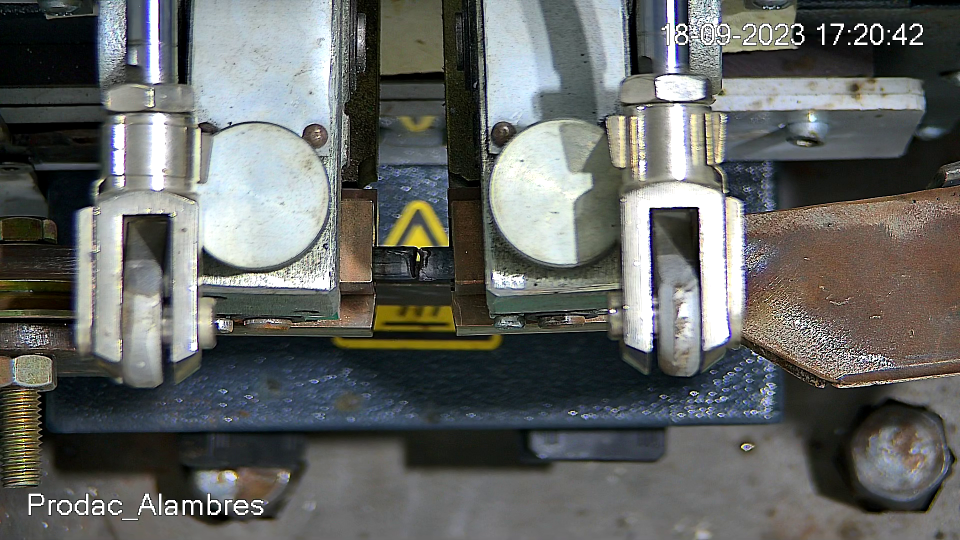
#> input picture img_test/frame52.png, 1920 x 1080 px (shown at 1/2 size)
$ python -i ImgProcessing.py   (imports and definitions only)   (older library calls are emulated)
#> lines starting #> are read from the running program, lines starting #| are printed output that depends on the picture; after the words box and inside, x2 and y2 are one past the last pixel; in counts of white or black regions, pixels touching at a corner belong together
#> further down, picture is the input picture: shape (1080, 1920, 3); mean B, G, R 99.3, 101.7, 99.4
import cv2
import numpy as np

# Functions:
# - Detecting distance between 2 steel bar borders
# - Grinding quality control
# - Obstacle machine area free detector

def measure_welding(img):
    # Cut layer
    # x1, y1, x2, y2 = 725, 450, 1000, 650
    x1, y1, x2, y2 = 775, 450, 960, 650
    img = img[y1:y2, x1:x2]
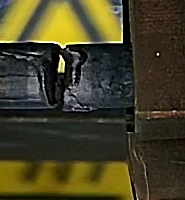
#> img: shape (200, 185, 3); mean of channels 0, 1, 2 37.3, 64.2, 68.7; drawn as B, G, R
    img = cv2.resize(img, (500, 400), interpolation=cv2.INTER_AREA)
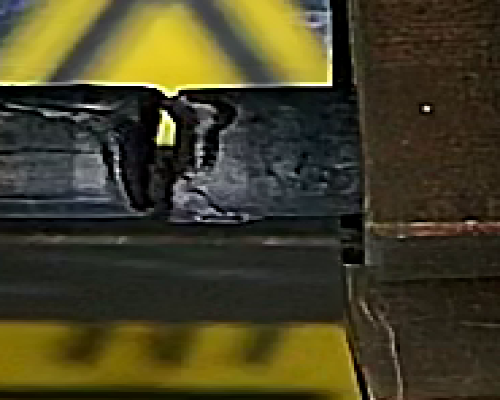
#> img: shape (400, 500, 3); mean of channels 0, 1, 2 37.3, 64.2, 68.7; drawn as B, G, R
    # Gray scale layer
    img_ori = img.copy()
    img = cv2.cvtColor(img, cv2.COLOR_BGR2GRAY)
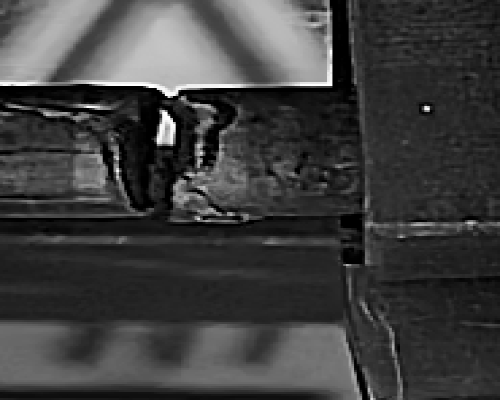
#> img: shape (400, 500); min 0, max 255, mean 62.4
    img_h, img_w = img.shape
#> img_h = 400; img_w = 500
    # print(img_h, img_w)
    # Blur layer
    img_blur = cv2.GaussianBlur(img, (5,5), sigmaX=0, sigmaY=0)
    # Sobel mask
    sobelx = cv2.Sobel(src=img_blur, ddepth=cv2.CV_64F, dx=1, dy=0, ksize=5) # Sobel Edge Detection on the X axis
    sobely = cv2.Sobel(src=img_blur, ddepth=cv2.CV_64F, dx=0, dy=1, ksize=5) # Sobel Edge Detection on the Y axis
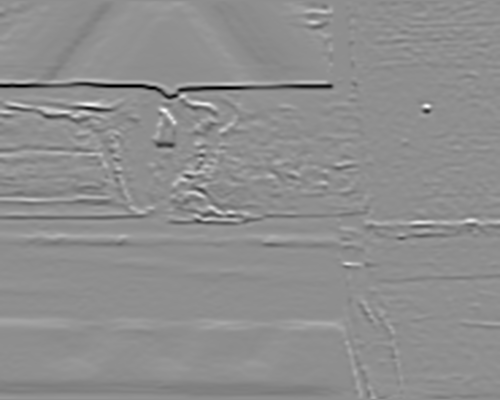
#> sobely: shape (400, 500) float64; min -8835, max 6943, mean -19.4; drawn with min black and max white
    # False edge detector -> No apply in this case
    edge_map = np.hypot(sobelx, sobely)
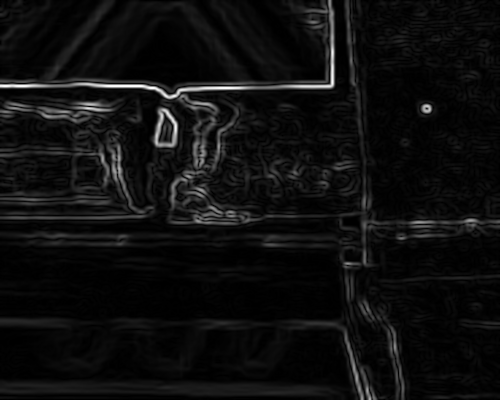
#> edge_map: shape (400, 500) float64; min 0, max 8835.1, mean 511.1; drawn with min black and max white
    edge_map = edge_map / edge_map.max() * 255
    # angle_map = np.arctan2(sobely, sobelx)
    # nms_edge_map = non_maximum_suppression(edge_map, angle_map)
    # Canny detector aplication
    edges = cv2.Canny(image=np.uint8(edge_map), threshold1=180, threshold2=500, L2gradient=False)
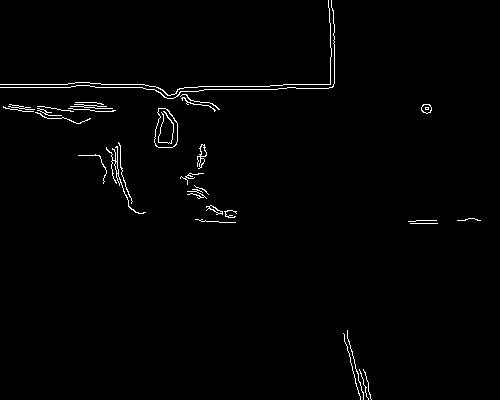
#> edges: shape (400, 500); 1.3% white in thin lines or dots
    # Morphological closing operation to close the borders of the detected edges
    kernel_size = 5
    kernel = np.ones((kernel_size, kernel_size), np.uint8)
    closed_edges = cv2.morphologyEx(edges, cv2.MORPH_CLOSE, kernel)
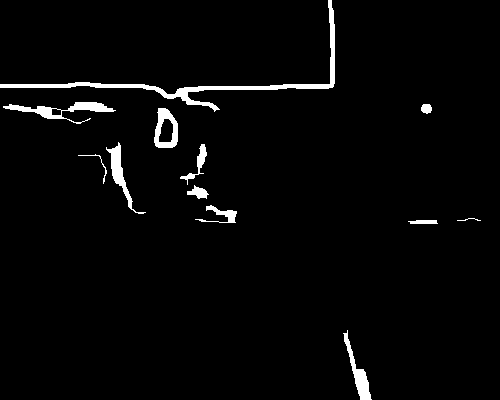
#> closed_edges: shape (400, 500); 2.7% white; 12 white regions
    # Get contours
    contours, _ = cv2.findContours(closed_edges, cv2.RETR_EXTERNAL, cv2.CHAIN_APPROX_SIMPLE)
#> contours = 12 contours, 2 with area under 20; largest, box (x1, y1, x2, y2) and area: (0, 0, 335, 112) 1620, (154, 108, 178, 148) 720, (3, 102, 116, 124) 637, (343, 330, 372, 400) 466, (106, 142, 146, 214) 460
    obj = []
    for contour in contours:
        x, y, w, h = cv2.boundingRect(contour)
        # Size area discriminator
        if w*h > 200*300: # without resize 80*60
            obj.append([x,y,w,h])
            cv2.rectangle(img_ori, (x, y), (x+w, y+h), (255, 0, 255), 1)
#> this loop made 12 passes
#> (x, y, w, h) on passes 1 to 12: (343, 330, 29, 70), (408, 220, 30, 4), (457, 218, 24, 3), (195, 205, 42, 18), (187, 185, 22, 14), (78, 154, 29, 30), (180, 144, 27, 41), (106, 142, 40, 72), (154, 108, 24, 40), (421, 104, 11, 10), (3, 102, 113, 22), (0, 0, 335, 112)
#> after the loop, obj = []
    # print(obj)

    if len(obj) == 2:
        color1 = (255, 255, 0)
        color2 = (0, 255, 0)
        font = cv2.FONT_HERSHEY_SIMPLEX
        # Sort the objects
        if obj[0][0] < obj[1][0]:
            o1 = obj[0][0] + obj[0][2]
            o2 = obj[1][0]
        else:
            o1 = obj[1][0] + obj[1][2]
            o2 = obj[0][0]
        # Line limits
        img_ori = cv2.line(img_ori, (o1, 0), (o1, img_h-1), color=color1, thickness=1)
        img_ori = cv2.line(img_ori, (o2, 0), (o2, img_h-1), color=color2, thickness=1)
        # Draw arrows
        img_ori = cv2.arrowedLine(img_ori, (0, int(img_h/2) - 20), (int(o1), int(img_h/2) - 20), color=color1, thickness=1)
        img_ori = cv2.arrowedLine(img_ori, (int(img_w), int(img_h/2) - 20), (int(o2), int(img_h/2) - 20), color=color2, thickness=1)
        # Distances -> convert to mm
        dx1 = obj[0][2]
        dx2 = obj[1][2]
        dist = o2 - o1
        # Text
        t1 = f'dx1: {dx1}'
        t2 = f'dx2: {dx2}'
        t3 = f'Dist: {dist}'
        img_ori = cv2.putText(img_ori, t1, (int(img_w/4), int(img_h/2) + 20), font, 0.4, color1, 1, cv2.LINE_AA)
        img_ori = cv2.putText(img_ori, t2, (int(3*img_w/5), int(img_h/2) + 20), font, 0.4, color2, 1, cv2.LINE_AA)
        img_ori = cv2.putText(img_ori, t3, (int(img_w/2) + 30, int(img_h/2) - 40), font, 0.4, (255,0, 255), 1, cv2.LINE_AA)

        return img_ori, dist, dx1, dx2
    else:
        print("Low accuracy")
        return img_ori, None, None, None

>>> import cv2
>>> picture = cv2.imread('img_test/frame52.png')
>>> result = measure_welding(picture)

$ run again, on img_test/img_5.png
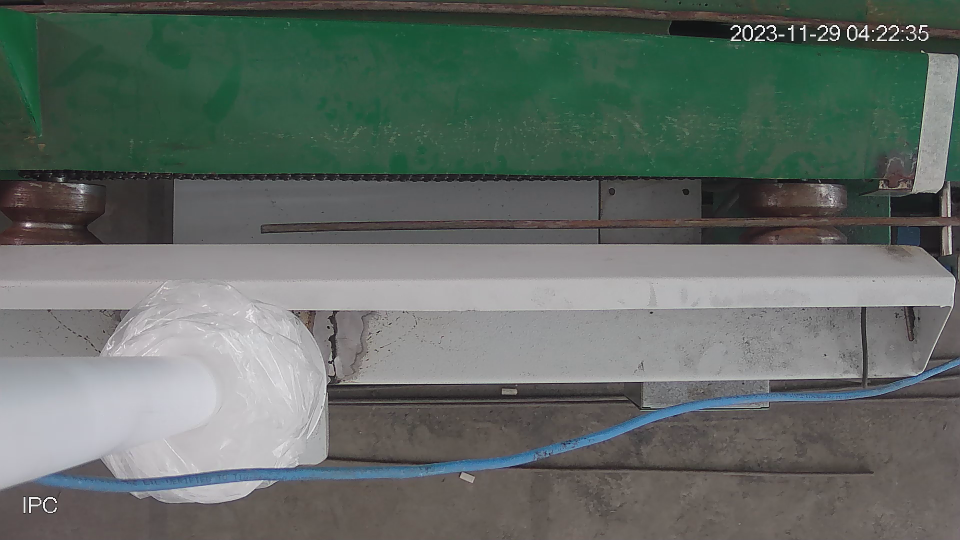
#> input picture img_test/img_5.png, 1920 x 1080 px (shown at 1/2 size)
#> picture is the input picture: shape (1080, 1920, 3); mean B, G, R 101.4, 107.1, 98
#> in measure_welding, `edges = cv2.Canny(image=np.uint8(edge_map), threshold1=180, threshold2..`:
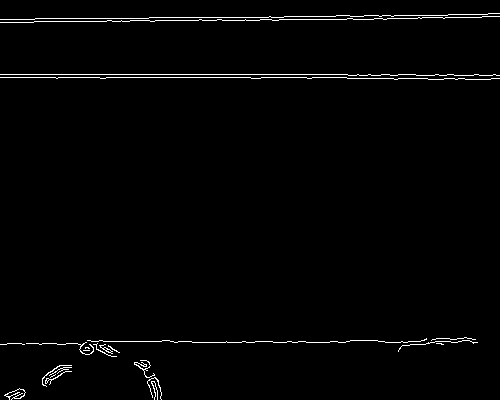
#> edges: shape (400, 500); 1.6% white in thin lines or dots
#> in measure_welding, `closed_edges = cv2.morphologyEx(edges, cv2.MORPH_CLOSE, kernel)`:
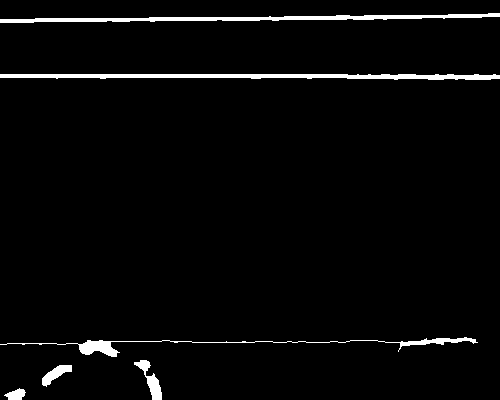
#> closed_edges: shape (400, 500); 3% white; 6 white regions
#> contours = 6 contours; box (x1, y1, x2, y2) and area: (0, 74, 500, 80) 1621, (0, 13, 500, 23) 1449, (0, 337, 478, 357) 659, (134, 360, 162, 400) 340, (42, 365, 72, 387) 256, (4, 388, 26, 400) 142
#> the loop in measure_welding, `for contour in contours:` made 6 passes
#> (x, y, w, h) on passes 1 to 6: (4, 388, 22, 12), (42, 365, 30, 22), (134, 360, 28, 40), (0, 337, 478, 20), (0, 74, 500, 6), (0, 13, 500, 10)
#> after the loop in measure_welding, `for contour in contours:`: obj = []
